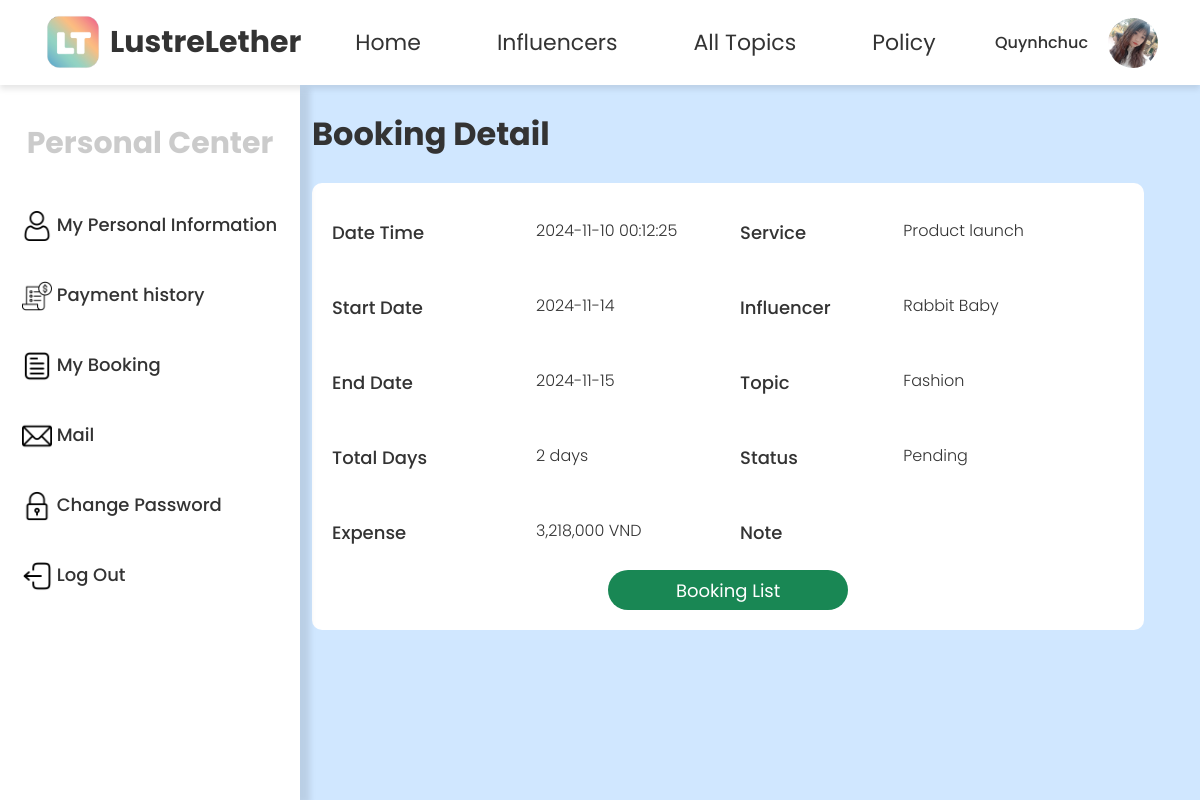
Before: /index.php?action=customer_detailBooking&id=103 (signed in) with the older database file.
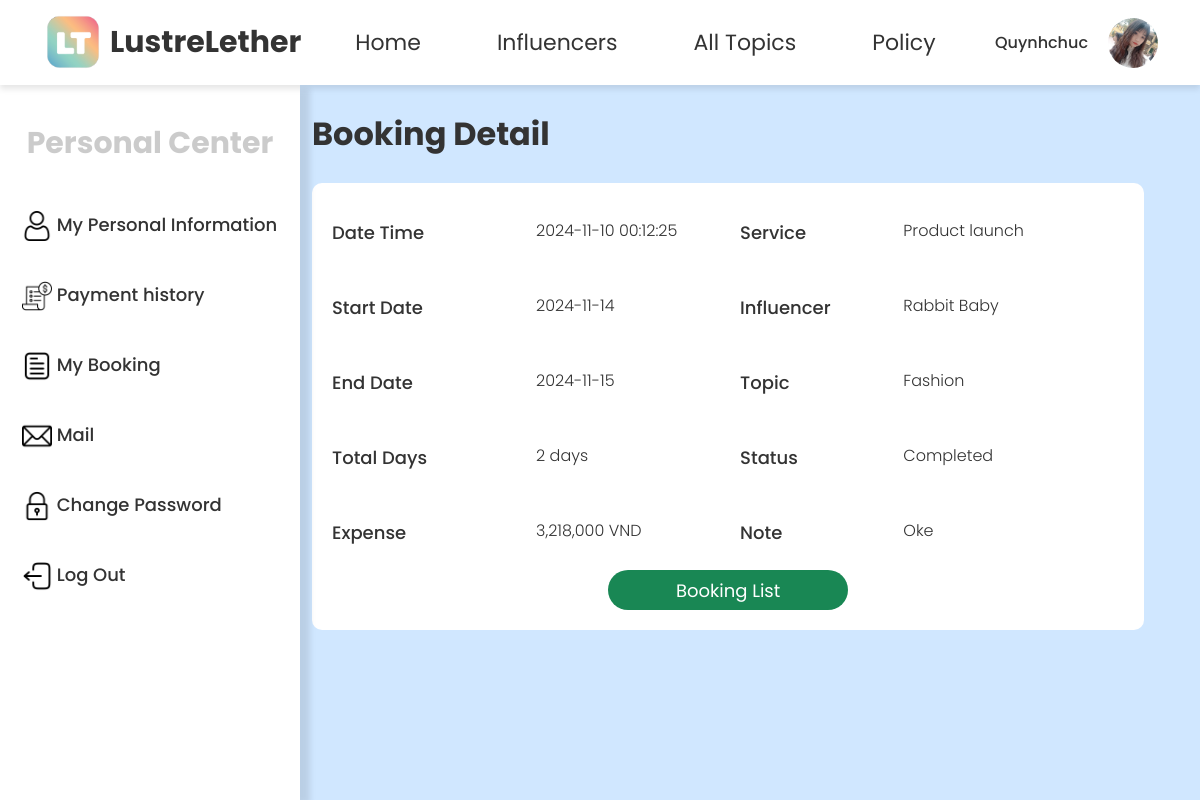
After: the same page with the newer database file.
### tables this page shows
CREATE TABLE `Booking` (
  `Booking_ID` int(11) NOT NULL,
  `Booking_CreateTime` timestamp NULL DEFAULT current_timestamp(),
  `Booking_Content` varchar(255) NOT NULL,
  `Booking_TotalDay` decimal(10,2) NOT NULL,
  `Booking_Status` varchar(255) NOT NULL,
  `Booking_StartDate` date NOT NULL,
  `Booking_EndDate` date NOT NULL,
  `Booking_Expense` decimal(10,2) NOT NULL,
  `Booking_Note` varchar(255) DEFAULT NULL,
  `Cus_ID` int(11) NOT NULL,
  `Influ_ID` int(11) NOT NULL,
  `Topic_ID` int(11) NOT NULL,
  `Feed_ID` int(11) DEFAULT NULL,
  `Inv_ID` int(11) DEFAULT NULL
);

CREATE TABLE `Influencer` (
  `Influ_ID` int(11) NOT NULL,
  `Influ_Username` varchar(255) NOT NULL,
  `Influ_Password` varchar(255) NOT NULL,
  `Influ_Email` varchar(255) NOT NULL,
  `Influ_Fullname` varchar(255) NOT NULL,
  `Influ_DOB` date NOT NULL,
  `Influ_PhoneNumber` varchar(255) NOT NULL,
  `Influ_Address` varchar(255) NOT NULL,
  `Influ_Nickname` varchar(255) NOT NULL,
  `Influ_Hastag` varchar(255) NOT NULL,
  `Influ_Price` decimal(10,2) NOT NULL,
  `Influ_ImageAuth` varchar(255) DEFAULT NULL,
  `Influ_Image` varchar(255) DEFAULT NULL,
  `Influ_OtherImage` text DEFAULT NULL,
  `Influ_Achivement` varchar(1000) NOT NULL,
  `Influ_Biography` varchar(1000) NOT NULL,
  `Influ_Status` varchar(255) NOT NULL,
  `Influ_Income` decimal(10,2) DEFAULT 0.00,
  `InfluType_ID` int(11) NOT NULL,
  `WPlace_ID` int(11) NOT NULL,
  `Fol_ID` int(11) NOT NULL,
  `Gender_ID` int(11) NOT NULL
);

CREATE TABLE `Topic` (
  `Topic_ID` int(11) NOT NULL,
  `Topic_Name` varchar(255) NOT NULL,
  `Topic_Image` varchar(255) NOT NULL,
  `Topic_Description` varchar(1000) NOT NULL
);

### Models/CustomerModels.php (called while the page is built, shortened)
<?php
    require_once 'Config/db.php';
    class CustomerModels {
        private $conn;
        public function __construct()
        {
            global $conn;
            $this->conn = $conn;
        }
        public function getBookingbyID($cus_id, $booking_id){
            $query = "SELECT * FROM Booking
            JOIN Influencer  i ON Booking.Influ_ID = i.Influ_ID
            JOIN Topic  t ON Booking.Topic_ID = t.Topic_ID
            WHERE Cus_ID = :cus_id AND Booking_ID = :booking_id";
            $stmt = $this->conn->prepare($query);
            $stmt->execute([':cus_id' => $cus_id, ':booking_id' => $booking_id]);
            return $stmt->fetch(PDO::FETCH_ASSOC);
        }
    }
?>

### Views/Customer/Booking_Detail.php (the view, shortened to what the changed rows need)
<!DOCTYPE html>
<html lang="en">
<head>
    <link href="https://cdn.jsdelivr.net/npm/bootstrap@5.3.2/dist/css/bootstrap.min.css" rel="stylesheet"/>
    <link href="https://cdnjs.cloudflare.com/ajax/libs/font-awesome/5.15.3/css/all.min.css" rel="stylesheet"/>
</head>
<body>
    <?php include_once 'navbar.php'; ?>
    <div class="container-fluid">
        <div class="row">
        <?php include_once 'sidebar.php'; ?>
            <div class="col-md-9 offset-md-3">
                <h2>Booking Detail</h2>
                <div class="profile-container">
                    <div class="row">
                        <div class="col-md-6">
                            <div class="row mt-3">
                                <div class="col-md-6">
                                    <label class="label">Date Time</label>
                                </div>
                                <div class="col-md-6">
                                    <label class="content"><?php echo $booking['Booking_CreateTime'] ?></label>
                                </div>
                            </div>
                            <div class="row mt-5">
                                <div class="col-md-6">
                                    <label class="label">Start Date</label>
                                </div>
                                <div class="col-md-6">
                                    <label class="content"><?php echo $booking['Booking_StartDate'] ?></label>
                                </div>
                            </div>
                            <div class="row mt-5">
                                <div class="col-md-6">
                                    <label class="label">End Date</label>
                                </div>
                                <div class="col-md-6">
                                    <label class="content"><?php echo $booking['Booking_EndDate'] ?></label>
                                </div>
                            </div>
                            <div class="row mt-5">
                                <div class="col-md-6">
                                    <label class="label">Total Days</label>
                                </div>
                                <div class="col-md-6">
                                    <label class="content">
                                        <?php
                                            $totalDays = $booking['Booking_TotalDay'];
                                            echo number_format($totalDays) . ($totalDays == 1 ? ' day' : ' days');
                                        ?>
                                    </label>
                                </div>
                            </div>
                            <div class="row mt-5">
                                <div class="col-md-6">
                                    <label class="label">Expense</label>
                                </div>
                                <div class="col-md-6">
                                    <label class="content"><?php echo number_format($booking['Booking_Expense']) ?> VND</label>
                                </div>
                            </div>
                        </div>
                        <div class="col-md-6">
                            <div class="row mt-3">
                                <div class="col-md-6" style="width: 40%">
                                    <label class="label">Service</label>
                                </div>
                                <div class="col-md-6">
                                    <label class="content"><?php echo $booking['Booking_Content'] ?></label>
                                </div>
                            </div>
                            <div class="row mt-5">
                                <div class="col-md-6" style="width: 40%">
                                    <label class="label">Influencer</label>
                                </div>
                                <div class="col-md-6">
                                    <label class="content"><?php echo $booking['Influ_Nickname'] ?></label>
                                </div>
                            </div>
                            <div class="row mt-5">
                                <div class="col-md-6" style="width: 40%">
                                    <label class="label">Topic</label>
                                </div>
                                <div class="col-md-6">
                                    <label class="content"><?php echo $booking['Topic_Name'] ?></label>
                                </div>
                            </div>
                            <div class="row mt-5">
                                <div class="col-md-6" style="width: 40%">
                                    <label class="label">Status</label>
                                </div>
                                <div class="col-md-6">
                                    <label class="content"><?php echo $booking['Booking_Status'] ?></label>
                                </div>
                            </div>
                            <div class="row mt-5">
                                <div class="col-md-6" style="width: 40%">
                                    <label class="label">Note</label>
                                </div>
                                <div class="col-md-6">
                                    <label class="content"><?php echo $booking['Booking_Note'] ?></label>
                                </div>
                            </div>
                        </div>
                        <div class="d-flex justify-content-center mt-4">
                            <a href="index.php?action=customer_bookinglist">
                                <button type="button" class="btn btn-success">Booking List</button>
                            </a>
                        </div>
                    </div>
                </div>
            </div>
        </div>
    </div>
</body>
</html>

Changed rows visible on the page:
changed booking "Product launch": Booking_Status "Pending" → "Completed"; Booking_Note (not shown) → "Oke"
